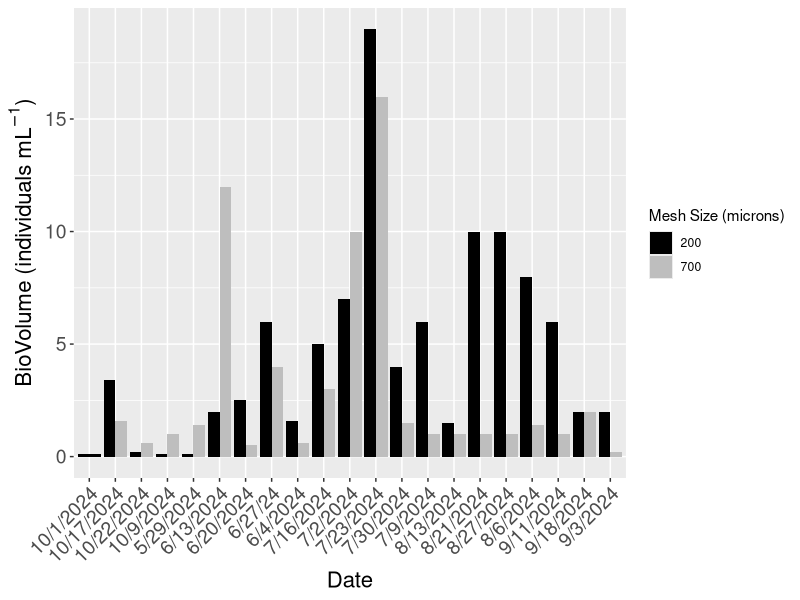
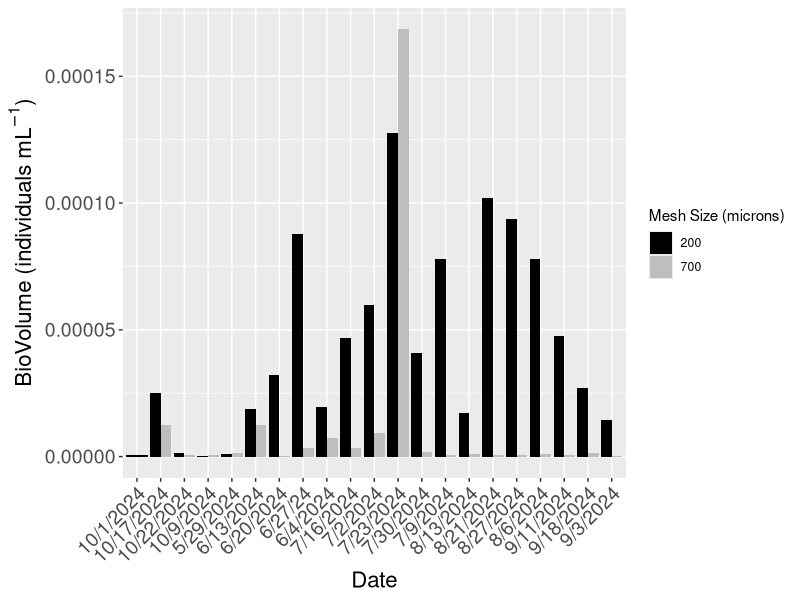

R code for these plots, in order: (Note: this script raises an error after producing the figures.)
## ---- chunk 1
time_series <- read.csv("time_series_final.csv")
time_series
time_series <- na.omit(time_series)
time_series
## ---- chunk 2
time_series_df <- as.data.frame(time_series)
tow <- as.factor(time_series_df$Tow)
## ---- chunk 3
library(ggplot2)
library(dplyr)
## ---- chunk 4
# Use filter to extract specific locations
ram_time_series <- time_series_df %>%
  filter(Site %in% c("Ram"))
ram_time_series_df <- as.data.frame(ram_time_series)
print(ram_time_series_df)
tow <- as.factor(ram_time_series_df$Tow)

## ---- chunk 5
# Create the plot
biovolume_plot <- ggplot(data = ram_time_series_df, aes(x = Date, y = BioVol, fill = tow)) + 
  geom_bar(stat = "identity", position = "dodge") +  # Use dodge for side-by-side bars
  theme(axis.text.x = element_text(angle = 45, hjust = 1, size = 14),  # Rotate x-axis labels for readability and adjust size
    axis.text.y = element_text(size = 14),  # Adjust y-axis text size
    axis.title.x = element_text(size = 16),  # Adjust x-axis title size
    axis.title.y = element_text(size = 16),  # Adjust y-axis title size
    plot.title = element_text(size = 22, hjust = 0.5)) + # Adjust title size and center it)) +  # Rotate x-axis labels for readability
  ylab(expression("BioVolume (individuals" ~ mL^{-1} * ")")) + 
  xlab("Date") +  # Rename axis titles
  labs(fill = "Mesh Size (microns)") +  # Add a title
  scale_fill_manual(values = c("200" = "black", 
                                "700" = "grey"))  # Define custom colors
print(biovolume_plot)  # Show the plot
## ---- chunk 6
# Create the plot
biovolume_plot_filtered <- ggplot(data = ram_time_series_df, aes(x = Date, y = BioVol_Filtered, fill = tow)) + 
  geom_bar(stat = "identity", position = "dodge") +  # Use dodge for side-by-side bars
  theme(axis.text.x = element_text(angle = 45, hjust = 1, size = 14),  # Rotate x-axis labels for readability and adjust size
    axis.text.y = element_text(size = 14),  # Adjust y-axis text size
    axis.title.x = element_text(size = 16),  # Adjust x-axis title size
    axis.title.y = element_text(size = 16),  # Adjust y-axis title size
    plot.title = element_text(size = 22, hjust = 0.5)) + # Adjust title size and center it)) +  # Rotate x-axis labels for readability
  ylab(expression("BioVolume (individuals" ~ mL^{-1} * ")")) + 
  xlab("Date") +  # Rename axis titles
  labs(fill = "Mesh Size (microns)") +  # Add a title
  scale_fill_manual(values = c("200" = "black", 
                                "700" = "grey"))  # Define custom colors
print(biovolume_plot_filtered)  # Show the plot
## ---- chunk 7
# Summarize the data by Species and Count
summary_count_ram <- ram_time_series %>%
  group_by(Species, Tow) %>%
  summarize(total_count = sum(Count), .groups = 'drop') %>%
  arrange(desc(total_count))  # Sort in descending order

# Print the summarized result
print(summary_count_ram)
## ---- chunk 8
count_filtered <- as.numeric(time_series_df$Count_Filtered)
# Summarize the data by Species and Filtered Count
summary_filtered_count_ram <- ram_time_series %>%
  group_by(Species, Tow, Date) %>%
  summarize(total_filtered_count = sum(Count_Filtered), .groups = 'drop') %>%
  arrange(desc(total_filtered_count))  # Sort in descending order

# Print the summarized result
print(summary_filtered_count_ram)
## ---- chunk 9
meso <- read.csv("relative_abundance_ram_meso.csv")
relative_abundance_ram_meso_df <- as.data.frame(relative_abundance_ram_meso)
## ---- chunk 10
tow <- as.factor(relative_abundance_ram_meso_df$Tow)
stacked_bar_plot_ram_200 <- ggplot(relative_abundance_ram_meso_df, aes(x = tow, y = Relative_Abundance, fill = Species)) +
  geom_bar(stat = "identity") +
  labs(x = "Tow (microns)", y = "Relative Abundance") +
  scale_fill_manual(values = c("Centropages_sp" = "#9FE2BF", "Acartia_sp" = "#89CFF0", "Calanus_sp" = "#0000FF", "Evadne_nordmanni" = "#191970", "Paracalanus_sp" = "#0096FF", "Temora_longicornis" = "#00A36C", "Oithona_sp" = "#7393B3", "Podon_polyphemoides" = "#5D3FD3", "Pseudocalanus_sp" = "#4682B4", "Copepod_nauplii" = "#CCCCFF")) +  # Custom colors
  theme_minimal()

print(stacked_bar_plot_ram_200)
## ---- chunk 11
relative_abundance_ram_macro <- read.csv("relative_abundance_ram_macro.csv")
relative_abundance_ram_macro_df <- as.data.frame(relative_abundance_ram_macro)
## ---- chunk 12
tow <- as.factor(relative_abundance_ram_macro_df$Tow)
stacked_bar_plot_ram_700 <- ggplot(relative_abundance_ram_macro_df, aes(x = tow, y = Relative_Abundance, fill = Species)) +
  geom_bar(stat = "identity", width = 0.6) +
  labs(title = "Stacked Bar Graph", x = "Tow (microns)", y = "Relative Abundance") +
  scale_fill_manual(values = c("Centropages_sp" = "#9FE2BF", "Acartia_sp" = "#89CFF0", "Calanus_sp" = "#0000FF", "Evadne_nordmanni" = "#191970", "Paracalanus_sp" = "#0096FF", "Obelia_sp" = "#AAFF00", "Carcinus_maenas" = "#AFE1AF", "Podon_polyphemoides" = "#5D3FD3", "Pseudocalanus_sp" = "#4682B4", "Gammarus_sp" = "#454B1B")) +  # Custom colors
  theme_minimal()

print(stacked_bar_plot_ram_700)
## ---- chunk 13
ram_relative_abundance <- read.csv("ram_relative_abundance.csv")
ram_relative_abundance_df <- as.data.frame(ram_relative_abundance)
## ---- chunk 14
tow <- as.factor(ram_relative_abundance_df$Tow)
stacked_bar_plot_ram <- ggplot(ram_relative_abundance_df, aes(x = tow, y = Relative_Abundance, fill = Species)) +
  geom_bar(stat = "identity", width = 0.5) +
  labs(x = "Tow (microns)", y = "Relative Abundance (%)") +
  scale_fill_manual(values = c("Centropages_sp" = "#9FE2BF", "Acartia_sp" = "#89CFF0", "Calanus_sp" = "#0000FF", "Evadne_nordmanni" = "#191970", "Paracalanus_sp" = "#0096FF", "Obelia_sp" = "#AAFF00", "Carcinus_maenas" = "#008080", "Podon_polyphemoides" = "#5D3FD3", "Pseudocalanus_sp" = "#4682B4", "Gammarus_sp" = "#454B1B", "Oithona_sp" = "#7393B3", "Temora_longicornis" = "#00A36C", "Copepod_nauplii" = "#CCCCFF")) +  # Custom colors
  theme_minimal()

print(stacked_bar_plot_ram)
## ---- chunk 15
tow <- as.factor(ram_relative_abundance_df$Tow)
stacked_bar_plot_ram_filtered <- ggplot(ram_relative_abundance_df, aes(x = tow, y = Relative_Abundance_Filtered, fill = Species)) +
  geom_bar(stat = "identity", width = 0.5) +
  labs(x = "Tow (microns)", y = "Relative Abundance (%)") +
  scale_fill_manual(values = c("Centropages_sp" = "#9FE2BF", "Acartia_sp" = "#89CFF0", "Calanus_sp" = "#0000FF", "Evadne_nordmanni" = "#191970", "Paracalanus_sp" = "#0096FF", "Obelia_sp" = "#AAFF00", "Carcinus_maenas" = "#008080", "Podon_polyphemoides" = "#5D3FD3", "Pseudocalanus_sp" = "#4682B4", "Gammarus_sp" = "#454B1B", "Oithona_sp" = "#7393B3", "Temora_longicornis" = "#00A36C", "Copepod_nauplii" = "#CCCCFF")) +  # Custom colors
  theme_minimal()

print(stacked_bar_plot_ram_filtered)
## ---- chunk 16
# Summarize the data by Species and Count
summary_date_count_ram <- ram_time_series %>%
  group_by(Species, Tow, Date) %>%
  summarize(total_count = sum(Count), .groups = 'drop') %>%
  arrange(desc(total_count))  # Sort in descending order

# Print the summarized result
print(summary_date_count_ram)
## ---- chunk 17

ram_sorted_date_count <- summary_date_count_ram %>%
  filter(Species %in% c("Acartia_sp", "Calanus_sp", "Evadne_nordmanni", "Paracalanus_sp", "Obelia_sp", "Carcinus_maenas", "Podon_polyphemoides", "Pseudocalanus_sp", "Gammarus_sp", "Oithona_sp", "Temora_longicornis", "Copepod_nauplii", "Centropages_sp"))

date_count_ram_df <- as.data.frame(ram_sorted_date_count)

# Create the line graph
line_graph <- ggplot(data = date_count_ram_df, aes(x = Date, y = total_count, color = Species, group = Species)) +
  geom_line(size = 0.9) +  # Add lines
  geom_point() + # Optionally add points at data points
  theme(axis.text.x = element_text(angle = 45, hjust = 1)) +  # Rotate x-axis labels for readability
  ylab("Count") + xlab("Date") +  # Rename axis titles
  scale_color_manual(values = c(
    "Acartia_sp" = "#89CFF0", "Calanus_sp" = "#0000FF", "Evadne_nordmanni" = "#191970", "Paracalanus_sp" = "#0096FF", "Obelia_sp" = "#AAFF00", "Carcinus_maenas" = "#008080", "Podon_polyphemoides" = "#5D3FD3", "Pseudocalanus_sp" = "#4682B4", "Gammarus_sp" = "#454B1B", "Oithona_sp" = "#7393B3", "Temora_longicornis" = "#00A36C", "Copepod_nauplii" = "#CCCCFF", "Centropages_sp" = "#9FE2BF"
  )) +  # Define colors for each species
  labs(title = "Count of Top Zooplankton Species Over Date")  # Add a title if desired

print(line_graph)  # Show the plot
## ---- chunk 18

meso_ram_sorted_date_count <- summary_date_count_ram %>%
  filter(Species %in% c("Acartia_sp", "Calanus_sp", "Evadne_nordmanni", "Paracalanus_sp", "Podon_polyphemoides", "Pseudocalanus_sp", "Oithona_sp", "Temora_longicornis", "Copepod_nauplii", "Centropages_sp"), Tow %in% c("200"))

meso_date_count_ram_df <- as.data.frame(meso_ram_sorted_date_count)

# Create the line graph
meso_line_graph <- ggplot(data = meso_date_count_ram_df, aes(x = Date, y = total_count, color = Species, group = Species)) +
  geom_line(size = 0.9) +  # Add lines
  geom_point() + # Optionally add points at data points
  theme(
    axis.text.x = element_text(angle = 45, hjust = 1, size = 12),  # Adjust x-axis text size
    axis.text.y = element_text(size = 14),  # Adjust y-axis text size
    axis.title.x = element_text(size = 16),  # Adjust x-axis title size
    axis.title.y = element_text(size = 16),   # Adjust y-axis title size
    plot.title = element_text(size = 22, hjust = 0.5)
  ) + 
  ylab(expression("Count (individuals" ~ m^{-3} * ")")) + xlab("Date") +  # Rename axis titles
  scale_color_manual(values = c(
    "Acartia_sp" = "#89CFF0", "Calanus_sp" = "#0000FF", "Evadne_nordmanni" = "#191970", "Paracalanus_sp" = "#0096FF", "Podon_polyphemoides" = "#5D3FD3", "Pseudocalanus_sp" = "#4682B4", "Oithona_sp" = "#7393B3", "Temora_longicornis" = "#00A36C", "Copepod_nauplii" = "#CCCCFF", "Centropages_sp" = "#9FE2BF"
  )) +  # Define colors for each species
  labs()  # Add a title if desired

print(meso_line_graph)  # Show the plot
## ---- chunk 19

macro_ram_sorted_date_count <- summary_date_count_ram %>%
  filter(Species %in% c("Acartia_sp", "Calanus_sp", "Evadne_nordmanni", "Paracalanus_sp", "Obelia_sp", "Carcinus_maenas", "Podon_polyphemoides", "Pseudocalanus_sp", "Gammarus_sp", "Centropages_sp"), Tow %in% c("700"))

macro_date_count_ram_df <- as.data.frame(macro_ram_sorted_date_count)

# Create the line graph
macro_line_graph <- ggplot(data = macro_date_count_ram_df, aes(x = Date, y = total_count, color = Species, group = Species)) +
  geom_line(size = 0.9) +  # Add lines
  geom_point() + # Optionally add points at data points
  theme(
    axis.text.x = element_text(angle = 45, hjust = 1, size = 12),  # Adjust x-axis text size
    axis.text.y = element_text(size = 14),  # Adjust y-axis text size
    axis.title.x = element_text(size = 16),  # Adjust x-axis title size
    axis.title.y = element_text(size = 16),   # Adjust y-axis title size
    plot.title = element_text(size = 22, hjust = 0.5)
  ) + 
  ylab(expression("BioVolume (individuals" ~ mL^{-1} * ")")) + xlab("Date") +  # Rename axis titles
  scale_color_manual(values = c(
    "Acartia_sp" = "#89CFF0", "Calanus_sp" = "#0000FF", "Evadne_nordmanni" = "#191970", "Paracalanus_sp" = "#0096FF", "Obelia_sp" = "#50C878", "Carcinus_maenas" = "#008080", "Podon_polyphemoides" = "#5D3FD3", "Pseudocalanus_sp" = "#4682B4", "Gammarus_sp" = "#454B1B", "Centropages_sp" = "#9FE2BF"
  )) +  # Define colors for each species
  labs()  # Add a title if desired

print(macro_line_graph)  # Show the plot
## ---- chunk 20
month_biovol <- read.csv("month_biovol.csv")
month_biovol
## ---- chunk 21
meso_biovol <- month_biovol %>%
  filter(Tow %in% c("200"))
month <- as.factor(meso_biovol$Month)
biovol_filtered <- as.numeric(meso_biovol$Filtered_BioVol)
meso_aov <- aov(BioVol ~ month, data = meso_biovol)
summary(meso_aov)
TukeyHSD(meso_aov)
## ---- chunk 22
t.test(meso_biovol$BioVol)
## ---- chunk 23
macro_biovol <- month_biovol %>%
  filter(Tow %in% c("700"))
month <- as.factor(macro_biovol$Month)
biovol_filtered <- as.numeric(macro_biovol$Filtered_BioVol)
macro_aov <- aov(biovol ~ month, data=macro_biovol, var.equal=TRUE)
summary(macro_aov)
TukeyHSD(macro_aov)
## ---- chunk 24
t.test(macro_biovol$BioVol)
## ---- chunk 25

macro_ram_sorted_date_count <- summary_date_count_ram %>%
  filter(Species %in% c("Acartia_sp", "Calanus_sp", "Evadne_nordmanni", "Paracalanus_sp", "Obelia_sp", "Carcinus_maenas", "Podon_polyphemoides", "Pseudocalanus_sp", "Gammarus_sp", "Centropages_sp"), Tow %in% c("700"))

macro_date_count_ram_df <- as.data.frame(macro_ram_sorted_date_count)

# Create the line graph
macro_line_graph <- ggplot(data = macro_date_count_ram_df, aes(x = Date, y = total_count, color = Species, group = Species)) +
  geom_line(size = 0.9) +  # Add lines
  geom_point() + # Optionally add points at data points
  theme(
    axis.text.x = element_text(angle = 45, hjust = 1, size = 12),  # Adjust x-axis text size
    axis.text.y = element_text(size = 14),  # Adjust y-axis text size
    axis.title.x = element_text(size = 16),  # Adjust x-axis title size
    axis.title.y = element_text(size = 16),   # Adjust y-axis title size
    plot.title = element_text(size = 22, hjust = 0.5)
  ) + 
  ylab(expression("BioVolume (individuals" ~ mL^{-1} * ")")) + xlab("Date") +  # Rename axis titles
  scale_color_manual(values = c(
    "Acartia_sp" = "#89CFF0", "Calanus_sp" = "#0000FF", "Evadne_nordmanni" = "#191970", "Paracalanus_sp" = "#0096FF", "Obelia_sp" = "#50C878", "Carcinus_maenas" = "#008080", "Podon_polyphemoides" = "#5D3FD3", "Pseudocalanus_sp" = "#4682B4", "Gammarus_sp" = "#454B1B", "Centropages_sp" = "#9FE2BF"
  )) +  # Define colors for each species
  labs()  # Add a title if desired

print(macro_line_graph)  # Show the plot
## ---- chunk 26

meso_ram_sorted_date_count_filtered <- summary_filtered_count_ram %>%
  filter(Species %in% c("Acartia_sp", "Calanus_sp", "Evadne_nordmanni", "Paracalanus_sp", "Podon_polyphemoides", "Pseudocalanus_sp", "Oithona_sp", "Temora_longicornis", "Copepod_nauplii", "Centropages_sp"), Tow %in% c("200"))

meso_date_count_ram_filtered_df <- as.data.frame(meso_ram_sorted_date_count_filtered)

# Create the line graph
meso_line_graph_filtered <- ggplot(data = meso_date_count_ram_filtered_df, aes(x = Date, y = total_filtered_count, color = Species, group = Species)) +
  geom_line(size = 0.9) +  # Add lines
  geom_point() + # Optionally add points at data points
  theme(
    axis.text.x = element_text(angle = 45, hjust = 1, size = 12),  # Adjust x-axis text size
    axis.text.y = element_text(size = 14),  # Adjust y-axis text size
    axis.title.x = element_text(size = 16),  # Adjust x-axis title size
    axis.title.y = element_text(size = 16),   # Adjust y-axis title size
    plot.title = element_text(size = 22, hjust = 0.5)
  ) + 
  ylab(expression("Count (individuals" ~ mL^{-1} * ~ m^{-3}*")")) + xlab("Date") +  # Rename axis titles
  scale_color_manual(values = c(
    "Acartia_sp" = "#89CFF0", "Calanus_sp" = "#0000FF", "Evadne_nordmanni" = "#191970", "Paracalanus_sp" = "#0096FF", "Podon_polyphemoides" = "#5D3FD3", "Pseudocalanus_sp" = "#4682B4", "Oithona_sp" = "#7393B3", "Temora_longicornis" = "#00A36C", "Copepod_nauplii" = "#CCCCFF", "Centropages_sp" = "#9FE2BF"
  )) +  # Define colors for each species
  labs()  # Add a title if desired

print(meso_line_graph_filtered)  # Show the plot
## ---- chunk 27

macro_ram_sorted_date_count_filtered <- summary_filtered_count_ram %>%
  filter(Species %in% c("Acartia_sp", "Calanus_sp", "Evadne_nordmanni", "Paracalanus_sp", "Obelia_sp", "Carcinus_maenas", "Podon_polyphemoides", "Pseudocalanus_sp", "Gammarus_sp", "Centropages_sp"), Tow %in% c("700"))

macro_date_count_ram_filtered_df <- as.data.frame(macro_ram_sorted_date_count_filtered)

# Create the line graph
macro_line_graph_filtered <- ggplot(data = macro_date_count_ram_filtered_df, aes(x = Date, y = total_filtered_count, color = Species, group = Species)) +
  geom_line(size = 0.9) +  # Add lines
  geom_point() + # Optionally add points at data points
  theme(
    axis.text.x = element_text(angle = 45, hjust = 1, size = 12),  # Adjust x-axis text size
    axis.text.y = element_text(size = 14),  # Adjust y-axis text size
    axis.title.x = element_text(size = 16),  # Adjust x-axis title size
    axis.title.y = element_text(size = 16),   # Adjust y-axis title size
    plot.title = element_text(size = 22, hjust = 0.5)
  ) + 
  ylab(expression("BioVolume (individuals" ~ mL^{-1} ~ m^{-3}* ")")) + xlab("Date") +  # Rename axis titles
  scale_color_manual(values = c(
    "Acartia_sp" = "#89CFF0", "Calanus_sp" = "#0000FF", "Evadne_nordmanni" = "#191970", "Paracalanus_sp" = "#0096FF", "Obelia_sp" = "#50C878", "Carcinus_maenas" = "#008080", "Podon_polyphemoides" = "#5D3FD3", "Pseudocalanus_sp" = "#4682B4", "Gammarus_sp" = "#454B1B", "Centropages_sp" = "#9FE2BF"
  )) +  # Define colors for each species
  labs()  # Add a title if desired

print(macro_line_graph_filtered)  # Show the plot
